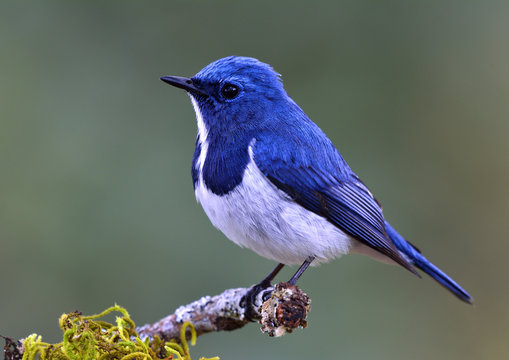
#> input picture image_playfair/image.jpg, 509 x 360 px
$ python image_playfair.py
#> lines starting #> are read from the running program, lines starting #| are printed output that depends on the picture
from PIL import Image
import numpy as np
import logging as log


log.basicConfig(
    format="%(asctime)s %(levelname)s: %(message)s",
    datefmt="%Y-%m-%dT%H:%M:%SZ %Z",
    level=log.INFO,
    filename="image_playfair.log",
    force=True
)


class ImagePlayfair:
    def __init__(self, EXTRA_DIFFUSE=True):
        self.EXTRA_DIFFUSE = EXTRA_DIFFUSE

    def encrypt(self, keyImage, inputImage):
            self.__generateKeyMatrix(keyImage)
            R,G,B,A,sizes=self.__getRGB(inputImage, False)

            encryptedR=np.full(len(R),-1)
            encryptedG=np.full(len(G),-1)
            encryptedB=np.full(len(B),-1)


            halfLength = len(R)//2
            for i in range(halfLength):
                self.__encryptDecryptPixel(encryptedR,i,halfLength, self.RkeyMatrix,R)
                self.__encryptDecryptPixel(encryptedG,i,halfLength, self.GkeyMatrix,G)
                self.__encryptDecryptPixel(encryptedB,i,halfLength, self.BkeyMatrix,B)


                self.__encryptDecryptPixel(encryptedR,i,halfLength, self.GkeyMatrix,R, False)
                self.__encryptDecryptPixel(encryptedG,i,halfLength, self.BkeyMatrix,G, False)
                self.__encryptDecryptPixel(encryptedB,i,halfLength, self.RkeyMatrix,B, False)

                self.__encryptDecryptPixel(encryptedR,i,halfLength, self.BkeyMatrix,R, False)
                self.__encryptDecryptPixel(encryptedG,i,halfLength, self.RkeyMatrix,G, False)
                self.__encryptDecryptPixel(encryptedB,i,halfLength, self.GkeyMatrix,B, False)

            fullImage1D=[]
            encryptedB = np.concatenate((encryptedB[halfLength:],encryptedB[:halfLength]))
            encryptedG = np.concatenate((encryptedG[halfLength:],encryptedG[:halfLength]))
            encryptedR = np.concatenate((encryptedR[halfLength:],encryptedR[:halfLength]))


            n = len(encryptedR) - 1
            for i in range(len(encryptedR)):
                fullImage1D.append([encryptedR[n - i],encryptedG[i],encryptedB[n - i],A[i]])

            x,y,z=sizes[0],sizes[1],4
            imageArr = np.reshape(fullImage1D,(y,x,z))

            image = Image.fromarray(imageArr.astype('uint8'),'RGBA')
            image.save('enc.png')


    def decrypt(self, keyImage, inputImage):
        self.__generateKeyMatrix(keyImage)
        R,G,B,A,sizes=self.__getRGB(inputImage,False)

        decryptedR=np.full(len(R),-1)
        decryptedG=np.full(len(G),-1)
        decryptedB=np.full(len(B),-1)


        halfLength = len(R)//2
        for i in range(halfLength):

            self.__encryptDecryptPixel(decryptedR,i,halfLength, self.RkeyMatrix,R,False)
            self.__encryptDecryptPixel(decryptedG,i,halfLength, self.GkeyMatrix,G,False)
            self.__encryptDecryptPixel(decryptedB,i,halfLength, self.BkeyMatrix,B,False)

            self.__encryptDecryptPixel(decryptedR,i,halfLength, self.GkeyMatrix,R)
            self.__encryptDecryptPixel(decryptedG,i,halfLength, self.BkeyMatrix,G)
            self.__encryptDecryptPixel(decryptedB,i,halfLength, self.RkeyMatrix,B)

            self.__encryptDecryptPixel(decryptedR,i,halfLength, self.BkeyMatrix,R)
            self.__encryptDecryptPixel(decryptedG,i,halfLength, self.RkeyMatrix,G)
            self.__encryptDecryptPixel(decryptedB,i,halfLength, self.GkeyMatrix,B)


        fullImage1D=[]

        decryptedB = np.concatenate((decryptedB[halfLength:],decryptedB[:halfLength]))
        decryptedG = np.concatenate((decryptedG[halfLength:],decryptedG[:halfLength]))
        decryptedR = np.concatenate((decryptedR[halfLength:],decryptedR[:halfLength]))

        n = len(decryptedR) - 1
        for i in range(len(decryptedR)):
            fullImage1D.append([decryptedR[n - i],decryptedG[i],decryptedB[n - i],A[i]])

        x,y,z=sizes[0],sizes[1],4
        imageArr = np.reshape(fullImage1D,(y,x,z))
        image = Image.fromarray(imageArr.astype('uint8'),'RGBA')
        image.save('original.png')


    def __generateKeyMatrix(self, filename):
            R,G,B,A,s=self.__getRGB(filename,True)
            R=self.__removeDuplicates(R)
            G=self.__removeDuplicates(G)
            B=self.__removeDuplicates(B)
            A=self.__removeDuplicates(A)
            R.extend([x for x in range(256) if x not in R])
            self.RkeyMatrix = np.reshape(R, (16,16))
            G.extend([x for x in range(256) if x not in G])
            self.GkeyMatrix = np.reshape(G, (16,16))
            B.extend([x for x in range(256) if x not in B])
            self.BkeyMatrix = np.reshape(B, (16,16))


    def __removeDuplicates(self, array):
        newArr = []
        for i in array:
            if i not in newArr:
                newArr.append(i)
        return newArr

    def __getRGB(self, filename,resize=False):
        img = Image.open(filename)
        if resize:
            size = 16,16
            img = img.resize(size,Image.Resampling.LANCZOS)
            img= img.convert('RGB')
        numpydata = np.asarray(img)
        R=[]
        G=[]
        B=[]
        A=[]
        for row in numpydata:
            for pixel in row:
                R.append(pixel[0])
                G.append(pixel[1])
                B.append(pixel[2])
                try:
                    A.append(pixel[3])
                except IndexError:
                    A.append(255)
                    pass
        return (R,G,B,A,img.size)

    def __encryptDecryptPixel(self, encryptResult,i,halfLength,colorKeyMatrix,color,isEncryption=True):
        floc = self.__findLoc(colorKeyMatrix,color[i])
        sloc = self.__findLoc(colorKeyMatrix,color[halfLength+i])
        if isEncryption:
            if self.EXTRA_DIFFUSE:
                floc[0]=(floc[0]+9)%16
                floc[1]=(floc[1]+9)%16
                sloc[0]=(sloc[0]+9)%16
                sloc[1]=(sloc[1]+9)%16
            if floc[0] == sloc[0]:
                encryptResult[i]=colorKeyMatrix[floc[0],(floc[1]+1)%16]
                encryptResult[halfLength+i] = colorKeyMatrix[sloc[0],(sloc[1]+1)%16]
            elif floc[1] == sloc[1]:
                encryptResult[i]=colorKeyMatrix[(floc[0]+1)%16,floc[1]]
                encryptResult[halfLength+i] = colorKeyMatrix[(sloc[0]+1)%16,sloc[1]]
            else:
                encryptResult[i]=colorKeyMatrix[floc[0],sloc[1]]
                encryptResult[halfLength+i] = colorKeyMatrix[sloc[0],floc[1]]
        else:
            if self.EXTRA_DIFFUSE:
                floc[0]=(floc[0]+7)%16
                floc[1]=(floc[1]+7)%16
                sloc[0]=(sloc[0]+7)%16
                sloc[1]=(sloc[1]+7)%16
            if floc[0] == sloc[0]:
                encryptResult[i]=colorKeyMatrix[floc[0],(floc[1]+15)%16]
                encryptResult[halfLength+i] = colorKeyMatrix[sloc[0],(sloc[1]+15)%16]
            elif floc[1] == sloc[1]:
                encryptResult[i]=colorKeyMatrix[(floc[0]+15)%16,floc[1]]
                encryptResult[halfLength+i] = colorKeyMatrix[(sloc[0]+15)%16,sloc[1]]
            else:
                encryptResult[i]=colorKeyMatrix[floc[0],sloc[1]]
                encryptResult[halfLength+i] = colorKeyMatrix[sloc[0],floc[1]]


    def __findLoc(self, mat,x):
        coordinates = np.where(mat==x)
        return [coordinates[0][0],coordinates[1][0]]


if __name__ == "__main__":
    imagePlayfair = ImagePlayfair()
    key = input("Enter the key image: ")
#> the answer given: image.jpg
    inputImage = input("Enter the input image: ")
#> the answer given: key.png
    imagePlayfair.encrypt(key, inputImage)
#> in __getRGB, img is the input picture: PIL image 509x360 RGB; mean R, G, B 97.7, 106.1, 104.5
#> in __getRGB, `img = img.resize(size,Image.Resampling.LANCZOS)`:
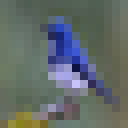
#> img: PIL image 16x16 RGB (shown 8 times larger); mean R, G, B 97.7, 106.2, 104.5
#> the loop in __getRGB, `for row in numpydata:` made 16 passes
#> after the loop in __getRGB, `for row in numpydata:`: A = 256 values from 255 to 255; B = 256 values, max 250 at index 169, min 29 at index 242, mean 104.5; G = 256 values, max 195 at index 169, min 18 at index 137, mean 106.2; R = 256 values, max 198 at index 169, min 13 at index 137, mean 97.66
#> in __generateKeyMatrix, `R,G,B,A,s=self.__getRGB(filename,True)`: A = 256 values from 255 to 255; s = (16, 16)
#> the loop in __removeDuplicates, `for i in array:` made 256 passes
#> i on passes 1 to 3: 96, 93, 84
#> after the loop in __removeDuplicates, `for i in array:`: newArr = 75 values, max 198 at index 57, min 13 at index 50, mean 94.76
#> in __generateKeyMatrix, `R=self.__removeDuplicates(R)`: R has the same summary as newArr in __removeDuplicates
#> the loop in __removeDuplicates (call 2), `for i in array:` made 256 passes
#> i on passes 1 to 3: 110, 106, 96
#> in __generateKeyMatrix, `G=self.__removeDuplicates(G)`: G = 74 values, max 195 at index 60, min 18 at index 53, mean 102.8
#> in __generateKeyMatrix, `B=self.__removeDuplicates(B)`: B = 92 values, max 250 at index 73, min 29 at index 87, mean 118.9
#> in __generateKeyMatrix, `A=self.__removeDuplicates(A)`: A = [255]
#> call 2 of __getRGB, with filename = 'key.png', resize = False
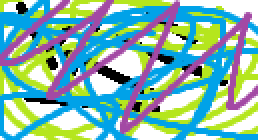
#> input picture image_playfair/key.png, 129 x 70 px (shown 2 times larger)
#> in __getRGB, img is the input picture: PIL image 129x70 RGBA; mean R, G, B, A 133.7, 181.5, 172.3, 255
#> the loop in __getRGB (call 2), `for row in numpydata:` made 70 passes
#> after the loop in __getRGB (call 2), `for row in numpydata:`: A = 9030 values from 255 to 255; B = 9030 values, max 255 at index 12, min 0 at index 138, mean 172.3; G = 9030 values, max 255 at index 12, min 0 at index 138, mean 181.5; R = 9030 values, max 255 at index 12, min 0 at index 20, mean 133.7
#> in encrypt, `R,G,B,A,sizes=self.__getRGB(inputImage, False)`: A = 9030 values from 255 to 255; sizes = (129, 70)
#> in encrypt, `encryptedR=np.full(len(R),-1)`: encryptedR = 9030 values from -1 to -1
#> in encrypt, `halfLength = len(R)//2`: halfLength = 4515
#> the loop in encrypt, `for i in range(halfLength):` made 4515 passes
#> in encrypt, `imageArr = np.reshape(fullImage1D,(y,x,z))`:
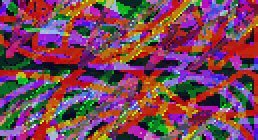
#> imageArr: shape (70, 129, 4) int64 (shown 2 times larger); mean of channels 0, 1, 2, 3 120.5, 69.4, 86.2, 255; drawn as R, G, B
    log.info("Encrypted image saved as enc.png")
    imagePlayfair.decrypt(key, "enc.png")
    log.info("Decrypted image saved as original.png")
